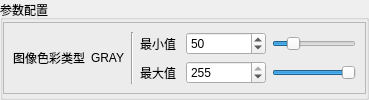
         <widget class="QWidget" name="parameter_page_2">
          <layout class="QVBoxLayout" name="verticalLayout_28">
           <property name="spacing">
            <number>0</number>
           </property>
           <property name="leftMargin">
            <number>0</number>
           </property>
           <property name="topMargin">
            <number>0</number>
           </property>
           <property name="rightMargin">
            <number>0</number>
           </property>
           <property name="bottomMargin">
            <number>0</number>
           </property>
           <item>
            <widget class="QGroupBox" name="groupBox_9">
             <property name="title">
              <string>参数配置</string>
             </property>
             <layout class="QHBoxLayout" name="horizontalLayout_30">
              <property name="spacing">
               <number>0</number>
              </property>
              <property name="leftMargin">
               <number>0</number>
              </property>
              <property name="topMargin">
               <number>0</number>
              </property>
              <property name="rightMargin">
               <number>0</number>
              </property>
              <property name="bottomMargin">
               <number>0</number>
              </property>
              <item alignment="Qt::AlignVCenter">
               <widget class="QFrame" name="frame_7">
                <property name="frameShape">
                 <enum>QFrame::StyledPanel</enum>
                </property>
                <property name="frameShadow">
                 <enum>QFrame::Raised</enum>
                </property>
                <layout class="QHBoxLayout" name="horizontalLayout_31" stretch="1,0,3">
                 <item>
                  <layout class="QVBoxLayout" name="verticalLayout_29">
                   <item>
                    <layout class="QHBoxLayout" name="horizontalLayout_27">
                     <item>
                      <widget class="QLabel" name="label_53">
                       <property name="maximumSize">
                        <size>
                         <width>80</width>
                         <height>16777215</height>
                        </size>
                       </property>
                       <property name="text">
                        <string>图像色彩类型</string>
                       </property>
                      </widget>
                     </item>
                     <item alignment="Qt::AlignLeft">
                      <widget class="QLabel" name="label_56">
                       <property name="text">
                        <string>GRAY</string>
                       </property>
                      </widget>
                     </item>
                    </layout>
                   </item>
                  </layout>
                 </item>
                 <item>
                  <widget class="Line" name="line_6">
                   <property name="orientation">
                    <enum>Qt::Vertical</enum>
                   </property>
                  </widget>
                 </item>
                 <item>
                  <layout class="QVBoxLayout" name="verticalLayout_30">
                   <item>
                    <layout class="QHBoxLayout" name="horizontalLayout_28">
                     <item>
                      <widget class="QLabel" name="label_55">
                       <property name="text">
                        <string>最小值 </string>
                       </property>
                      </widget>
                     </item>
                     <item>
                      <widget class="QSpinBox" name="spinBox_min">
                       <property name="minimumSize">
                        <size>
                         <width>80</width>
                         <height>0</height>
                        </size>
                       </property>
                       <property name="maximumSize">
                        <size>
                         <width>80</width>
                         <height>16777215</height>
                        </size>
                       </property>
                       <property name="maximum">
                        <number>255</number>
                       </property>
                       <property name="value">
                        <number>50</number>
                       </property>
                      </widget>
                     </item>
                     <item>
                      <widget class="QSlider" name="horizontalSlider_min">
                       <property name="maximum">
                        <number>255</number>
                       </property>
                       <property name="value">
                        <number>50</number>
                       </property>
                       <property name="orientation">
                        <enum>Qt::Horizontal</enum>
                       </property>
                      </widget>
                     </item>
                    </layout>
                   </item>
                   <item>
                    <layout class="QHBoxLayout" name="horizontalLayout_29">
                     <item>
                      <widget class="QLabel" name="label_54">
                       <property name="text">
                        <string>最大值 </string>
                       </property>
                      </widget>
                     </item>
                     <item>
                      <widget class="QSpinBox" name="spinBox_max">
                       <property name="minimumSize">
                        <size>
                         <width>80</width>
                         <height>0</height>
                        </size>
                       </property>
                       <property name="maximumSize">
                        <size>
                         <width>80</width>
                         <height>16777215</height>
                        </size>
                       </property>
                       <property name="maximum">
                        <number>255</number>
                       </property>
                       <property name="value">
                        <number>255</number>
                       </property>
                      </widget>
                     </item>
                     <item>
                      <widget class="QSlider" name="horizontalSlider_max">
                       <property name="maximum">
                        <number>255</number>
                       </property>
                       <property name="value">
                        <number>255</number>
                       </property>
                       <property name="orientation">
                        <enum>Qt::Horizontal</enum>
                       </property>
                      </widget>
                     </item>
                    </layout>
                   </item>
                  </layout>
                 </item>
                </layout>
               </widget>
              </item>
             </layout>
            </widget>
           </item>
          </layout>
         </widget>
